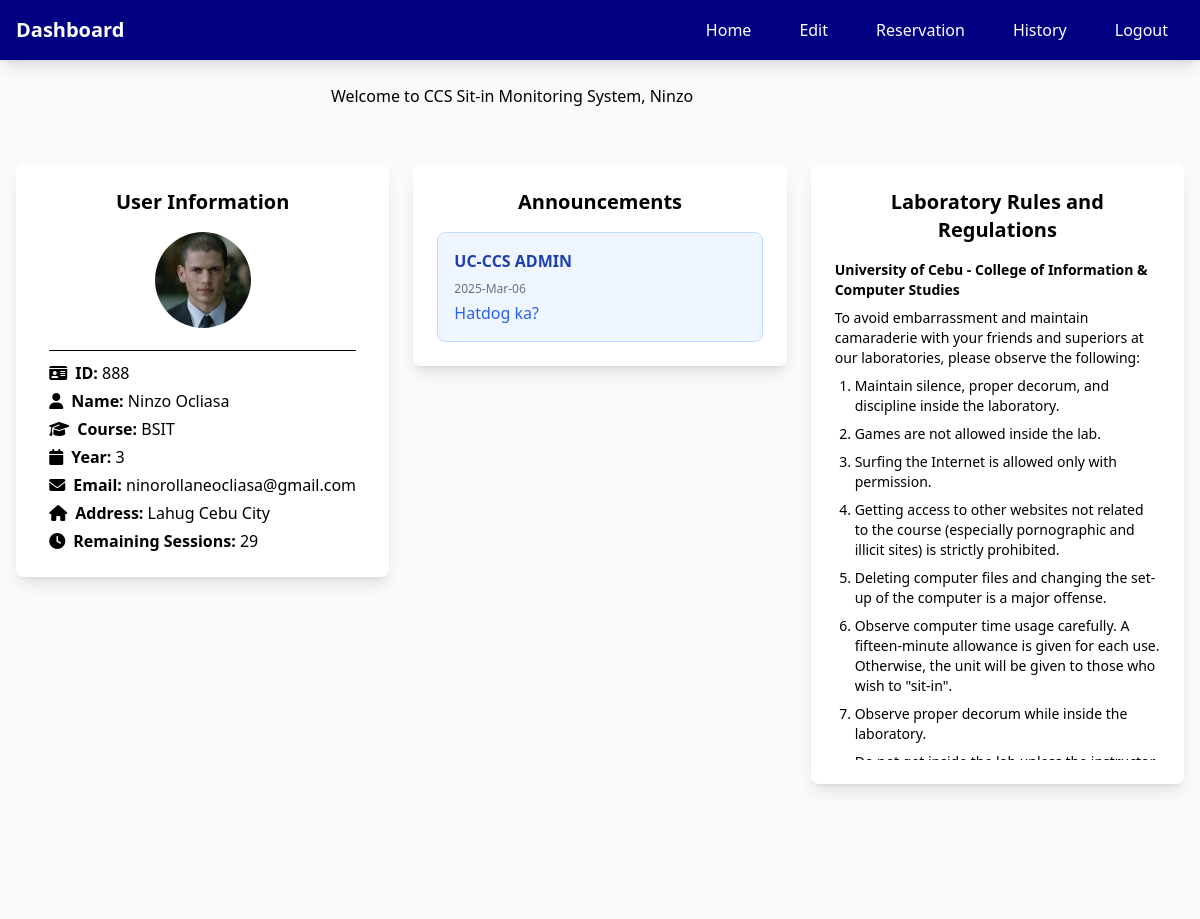
Page /index.php (signed in) on the committed database.
### tables this page shows
CREATE TABLE `students` (
  `StudID` int(11) NOT NULL,
  `IDNO` int(11) NOT NULL,
  `Last_Name` varchar(100) NOT NULL,
  `First_Name` varchar(100) NOT NULL,
  `Mid_Name` varchar(100) NOT NULL,
  `Course` varchar(100) NOT NULL,
  `Year_lvl` int(11) NOT NULL,
  `Username` varchar(100) NOT NULL,
  `Password` varchar(100) NOT NULL,
  `profile_image` varchar(255) NOT NULL,
  `Email` varchar(255) NOT NULL,
  `Address` varchar(255) NOT NULL
);

CREATE TABLE `student_session` (
  `id_number` int(11) NOT NULL,
  `remaining_sessions` int(11) NOT NULL DEFAULT 30
);

CREATE TABLE `announcements` (
  `announce_id` int(11) NOT NULL,
  `admin_username` varchar(25) NOT NULL,
  `date` varchar(25) NOT NULL,
  `message` varchar(255) NOT NULL
);

### index.php (the view, shortened to what this page needs)
<?php
include 'header.php';
$servername = "localhost";
$username = "root";
$password = "";
$database = "users";
$conn = new mysqli($servername, $username, $password, $database);
$firstname = $_SESSION['firstname'];
$sql = "SELECT s.profile_image, ss.remaining_sessions
        FROM students s
        LEFT JOIN student_session ss ON s.IDNO = ss.id_number
        WHERE s.First_Name = ?";
$stmt = $conn->prepare($sql);
$stmt->bind_param("s", $firstname);
$stmt->execute();
$result = $stmt->get_result();
$user = $result->fetch_assoc();
$profileImage = !empty($user['profile_image']) && file_exists($user['profile_image'])
    ? $user['profile_image']
    : "https://cdn-icons-png.flaticon.com/512/2815/2815428.png";
$remainingSessions = $user['remaining_sessions'] ?? 30;
$sql = "SELECT * FROM announcements ORDER BY date DESC LIMIT 10";
$result = $conn->query($sql);
$announcements = [];
if ($result->num_rows > 0) {
    while ($row = $result->fetch_assoc()) {
        $announcements[] = $row;
    }
}
?>
<link rel="stylesheet" href="https://cdnjs.cloudflare.com/ajax/libs/font-awesome/6.4.0/css/all.min.css">
<nav class="bg-primary shadow-lg">
    <div class="max-w-7xl mx-auto px-4">
        <div class="flex justify-between items-center">
            <span class="text-white text-xl font-bold py-4">Dashboard</span>
            <div class="flex space-x-4">
                <div class="hidden md:flex items-center space-x-4">
                    <a href="index.php" class="nav-link text-white hover:text-gray-200">Home</a>
                    <a href="edit_profile.php" class="nav-link text-white hover:text-gray-200">Edit</a>
                    <a href="reservation.php" class="nav-link text-white hover:text-gray-200">Reservation</a>
                    <a href="history.php" class="nav-link text-white hover:text-gray-200">History</a>
                    <a href="login.php" class="nav-link text-white hover:text-gray-200">Logout</a>
                </div>
            </div>
        </div>
    </div>
</nav>
<header class="text-black py-6 slide-in-top text-center">
    <div class="container text-center">
        <h1>Welcome to CCS Sit-in Monitoring System, <?php echo htmlspecialchars($firstname) ?></h1>
    </div>
</header>
<div class="max-w-7xl mx-auto px-4 py-8">
    <div class="grid grid-cols-1 md:grid-cols-3 gap-6">
        <div class="bg-white rounded-lg shadow-lg p-6 h-fit slide-in-top animation-delay-100">
            <h5 class="text-xl font-semibold mb-4 text-center">User Information</h5>
            <div class="flex flex-col items-center">
                <img src="<?php echo htmlspecialchars($profileImage); ?>"
                     alt="Profile"
                     class="w-24 h-24 rounded-full mb-3 object-cover">
                <div class="space-y-1">
                <hr>
                    <p><i class="fas fa-id-card mr-2"></i><span class="font-semibold">ID:</span> <?php echo htmlspecialchars($_SESSION['IDNO']); ?></p>
                    <p><i class="fas fa-user mr-2"></i><span class="font-semibold">Name:</span> <?php echo htmlspecialchars($_SESSION['firstname'] . " " . $_SESSION['lastname']); ?></p>
                    <p><i class="fas fa-graduation-cap mr-2"></i><span class="font-semibold">Course:</span> <?php echo htmlspecialchars($_SESSION['course']); ?></p>
                    <p><i class="fas fa-calendar mr-2"></i><span class="font-semibold">Year:</span> <?php echo htmlspecialchars($_SESSION['yearlvl']); ?></p>
                    <p><i class="fas fa-envelope mr-2"></i><span class="font-semibold">Email:</span> <?php echo htmlspecialchars($_SESSION['Email'] ?? 'Not set'); ?></p>
                    <p class="max-w-xs break-words"><i class="fas fa-home mr-2"></i><span class="font-semibold">Address:</span> <?php echo htmlspecialchars($_SESSION['Address'] ?? 'Not set'); ?></p>
                    <p><i class="fas fa-clock mr-2"></i><span class="font-semibold">Remaining Sessions:</span> <?php echo htmlspecialchars($remainingSessions); ?></p>
                </div>
            </div>
        </div>
        <div class="bg-white rounded-lg shadow-lg p-6 h-fit slide-in-top animation-delay-200">
            <h5 class="text-xl font-semibold mb-4 text-center">Announcements</h5>
            <div class="space-y-4 scrollable-content max-h-64">
                <?php if (empty($announcements)): ?>
                    <div class="bg-blue-50 border border-blue-200 rounded-lg p-4">
                        <h6 class="font-semibold text-blue-800 mb-2">UC-CCS ADMIN</h6>
                        <p class="text-blue-600">No announcements available at this time.</p>
                    </div>
                <?php else: ?>
                    <?php foreach ($announcements as $index => $announcement):
                        $isNew = (strtotime($announcement['date']) > strtotime('-1 day'));
                        $class = $isNew ? 'new-announcement' : '';
                    ?>
                        <div class="bg-blue-50 border border-blue-200 rounded-lg p-4 <?php echo $class; ?>">
                            <h6 class="font-semibold text-blue-800 mb-2">
                                UC-CCS ADMIN
                            </h6>
                            <p class="text-gray-500 text-xs mb-1"><?php echo date('Y-M-d', strtotime($announcement['date'])); ?></p>
                            <p class="text-blue-600"><?php echo htmlspecialchars($announcement['message']); ?></p>
                        </div>
                    <?php endforeach; ?>
                <?php endif; ?>
            </div>
        </div>
        <div class="bg-white rounded-lg shadow-lg p-6 h-fit slide-in-top animation-delay-300">
            <h5 class="text-xl font-semibold mb-4 text-center">Laboratory Rules and Regulations</h5>
            <div class="space-y-2 text-sm scrollable-content">
                <p class="font-semibold mb-2">University of Cebu - College of Information & Computer Studies</p>
                <p class="mb-4">To avoid embarrassment and maintain camaraderie with your friends and superiors at our laboratories, please observe the following:</p>
                <ul class="list-decimal pl-5 space-y-2">
                    <li>Maintain silence, proper decorum, and discipline inside the laboratory.</li>
                    <li>Games are not allowed inside the lab.</li>
                    <li>Surfing the Internet is allowed only with permission.</li>
                    <li>Getting access to other websites not related to the course (especially pornographic and illicit sites) is strictly prohibited.</li>
                    <li>Deleting computer files and changing the set-up of the computer is a major offense.</li>
                    <li>Observe computer time usage carefully. A fifteen-minute allowance is given for each use. Otherwise, the unit will be given to those who wish to "sit-in".</li>
                    <li>Observe proper decorum while inside the laboratory.</li>
                    <p>Do not get inside the lab unless the instructor is present.
                    All bags, knapsacks, and the likes must be deposited at the counter.
                    Follow the seating arrangement of your instructor.
                    At the end of class, all software programs must be closed.
                    Return all chairs to their proper places after using.</p>
                </ul>
            </div>
        </div>
    </div>
</div>
</body>
</html>

### index.php (style rules this page uses)
hr { border: none; height: 1px; background-color: #000000; margin: 10px 0; }
.scrollable-content { max-height: 500px; overflow-y: auto; scrollbar-width: thin; scrollbar-color: #718096 #EDF2F7; }

### rows in the picture
students: profile_image (picture), student_session.remaining_sessions "29"
announcements: date "2025-Mar-06", message "Hatdog ka?"

### other values in the picture
$firstname "Ninzo"
$_SESSION['IDNO'] "888"
$_SESSION['firstname'] . " " . $_SESSION['lastname'] "Ninzo Ocliasa"
$_SESSION['course'] "BSIT"
$_SESSION['yearlvl'] "3"
$_SESSION['Email'] "ninorollaneocliasa@gmail.com"
$_SESSION['Address'] "Lahug Cebu City"
